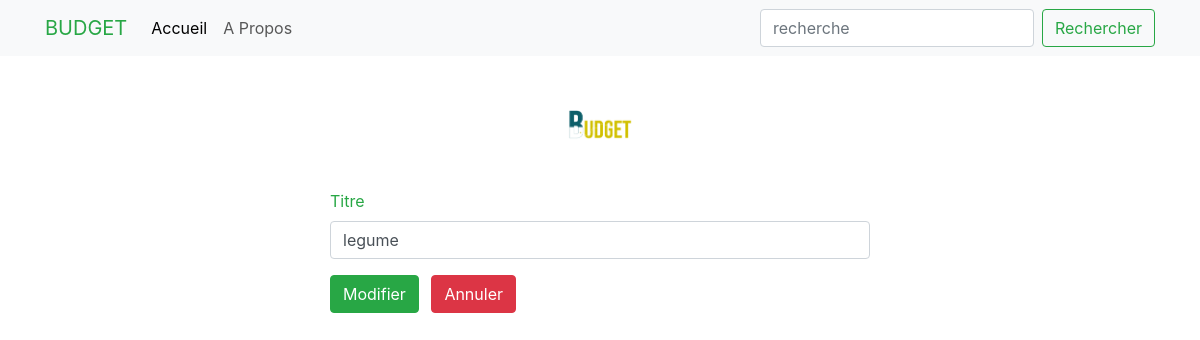
The page /update_depense/1/ on the database as committed earlier.
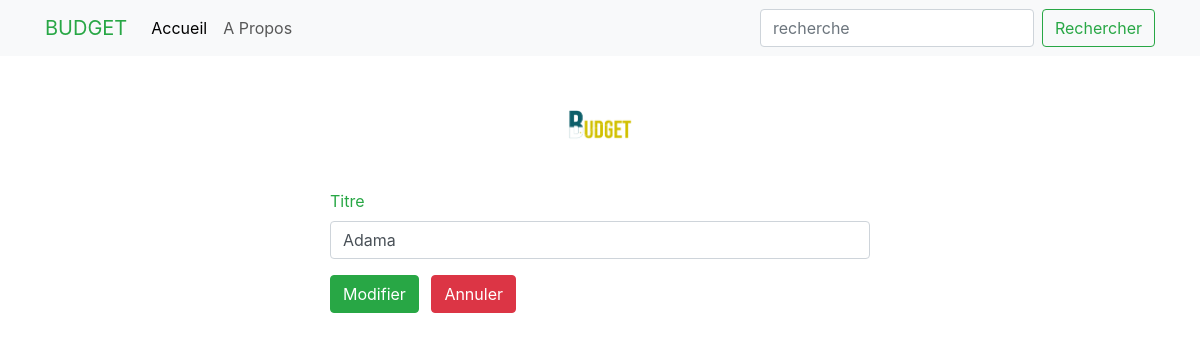
The same page on the database as committed later.
### app.py (models this page shows, shortened)
class Depense(db.Model):
    id = db.Column(db.Integer, primary_key=True)
    titre = db.Column(db.String(100), nullable=False)
    montant = db.Column(db.Float, nullable=False)
    created_at = db.Column(db.DateTime, nullable=False, default=datetime.utcnow)

### app.py (the view)
@app.route("/update_depense/<int:id>/", methods=["GET", "POST"])
def update_depense(id):
    depense = Depense.query.get_or_404(id)
    if request.method == "POST":
        depense.titre = request.form.get('name')
        try:
            db.session.commit()
            return redirect('/')
        except Exception:
            return "Error"
    else:
        title = "Mise à jour de la Dépense"
        return render_template("update_depense.html", title=title, depense=depense)

### templates/update_depense.html (shortened to what this page needs)
{% extends "base.html" %}
{% block content %}
<!DOCTYPE html>
<html lang="en">
<head>
    <link rel="stylesheet" href="https://stackpath.bootstrapcdn.com/bootstrap/4.5.2/css/bootstrap.min.css">
</head>
<body>
    <div class="container mt-4">
        <div class="row justify-content-center">
            <div class="col-md-6">
                <img src="{{ url_for('static', filename='img/Group 5.png') }}" alt="Group 5" class="img-logo mb-3">
                <form action="/update_depense/{{ depense.id }}/" method="POST">
                    <div class="form-group">
                        <label for="name" class="text-success">Titre</label>
                        <input type="text" name="name" id="name" class="form-control" value="{{ depense.titre }}">
                    </div>
                    <div class="form-group">
                        <button type="submit" class="btn btn-success">Modifier</button>
                        <a href="{{ url_for('index') }}" class="btn btn-danger ml-2">Annuler</a>
                    </div>
                </form>
            </div>
        </div>
    </div>
</body>
</html>
{% endblock content %}

Rows that differ between the two databases and show on the page:
changed Depense: name "legume" → "Adama"
